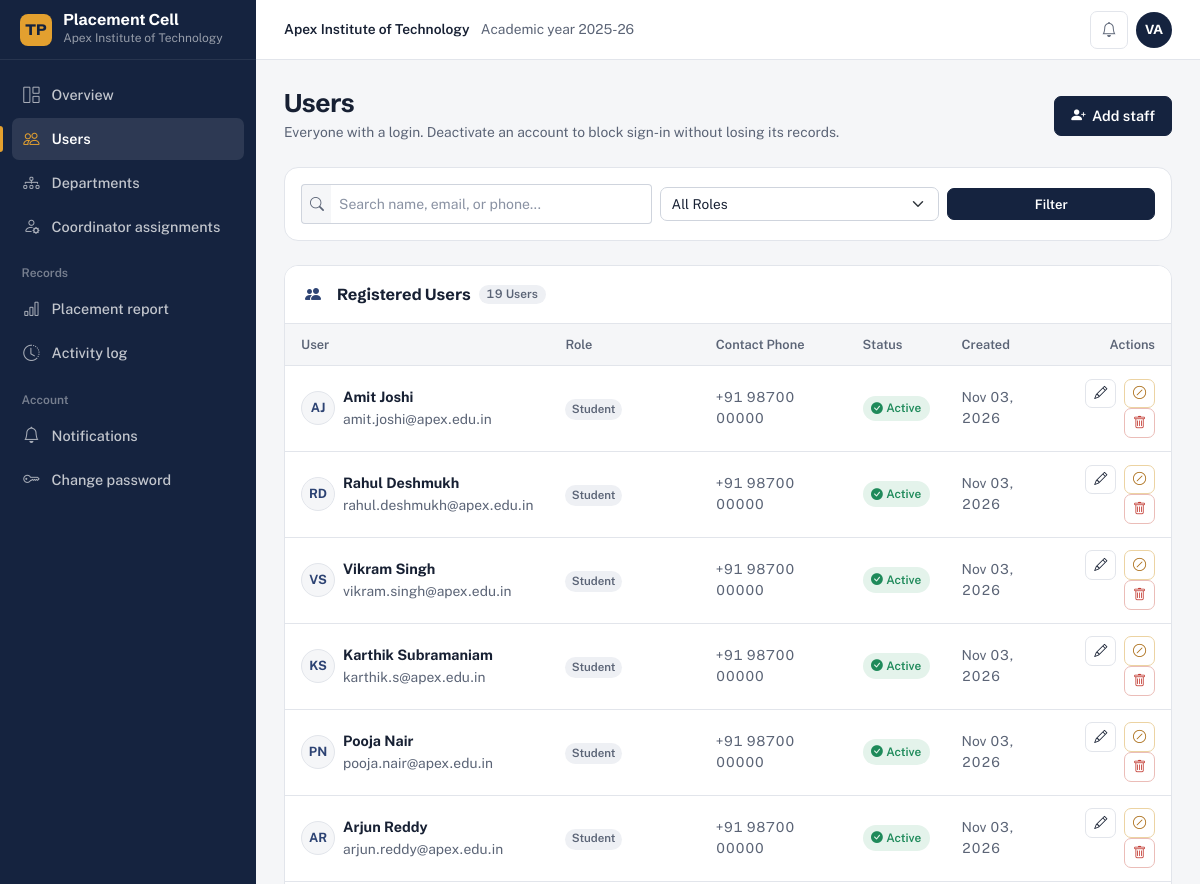
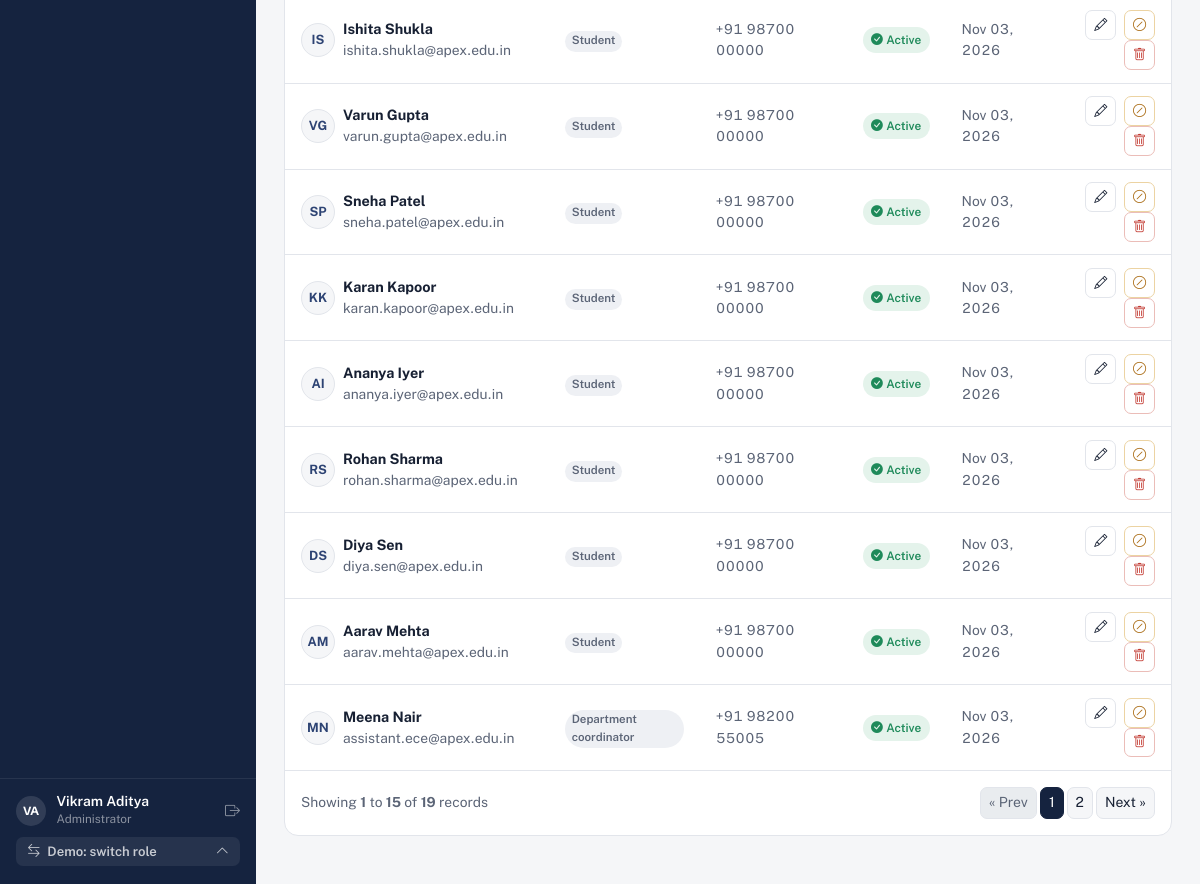
/admin-panel/users/ (signed in), run on an earlier commit of the app's database (2 pictures, top to bottom).
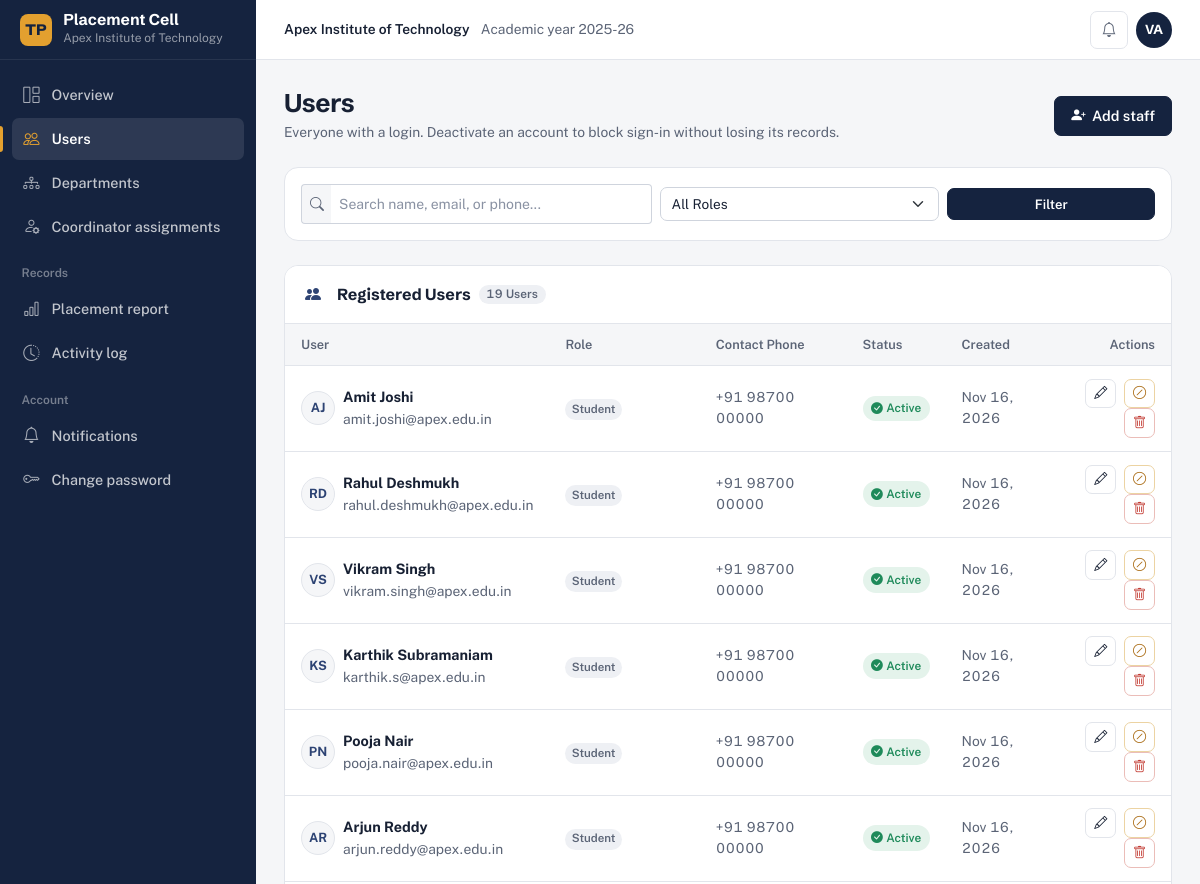
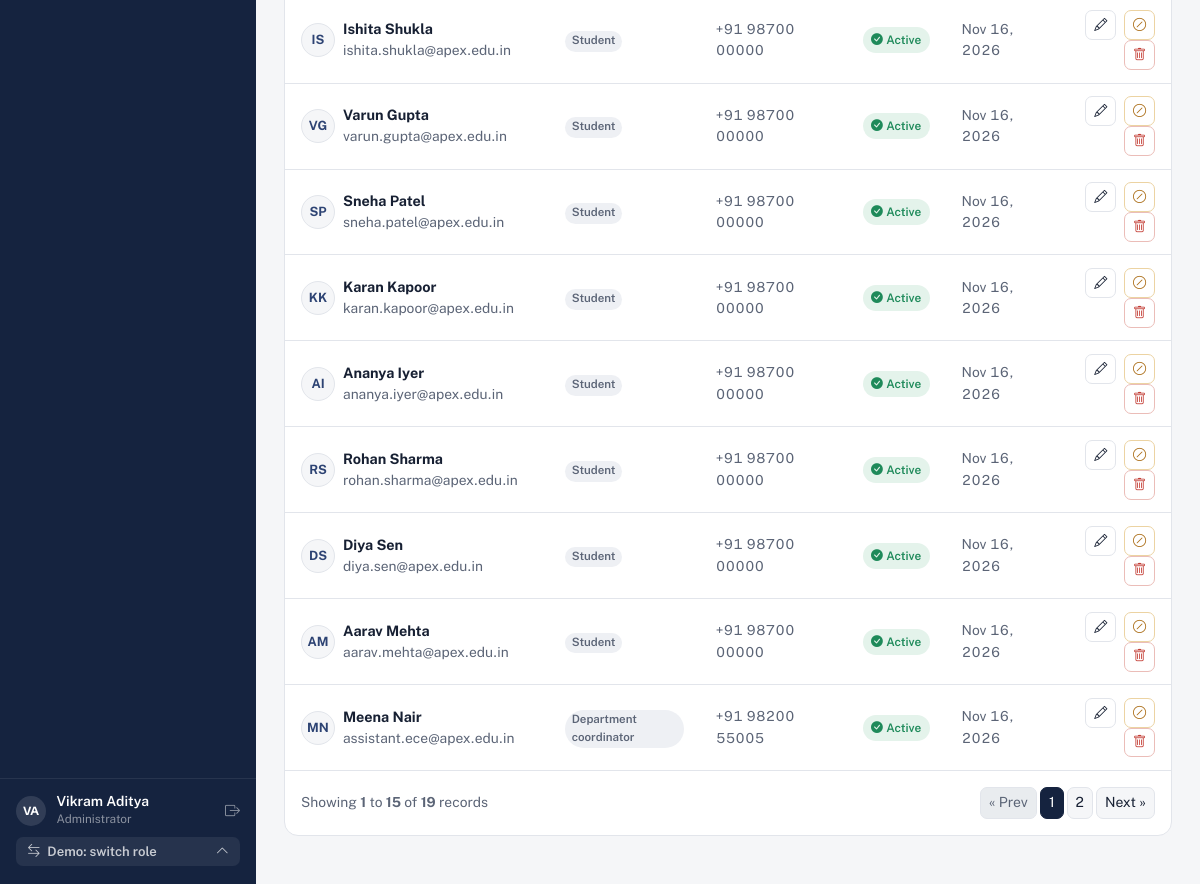
And on a later commit of the database (2 pictures, top to bottom).
### apps/accounts/models.py (models this page shows, shortened)
class User(AbstractBaseUser, PermissionsMixin):
    email = models.EmailField(
        verbose_name='Email Address',
        max_length=255,
        unique=True,
        db_index=True
    )
    first_name = models.CharField(max_length=100)
    last_name = models.CharField(max_length=100)
    role = models.CharField(
        max_length=30,
        choices=UserRole.choices,
        default=UserRole.STUDENT,
        db_index=True
    )
    phone = models.CharField(max_length=20, blank=True, null=True)
    avatar = models.ImageField(upload_to='avatars/', blank=True, null=True)
    is_active = models.BooleanField(default=True)
    is_staff = models.BooleanField(default=False)
    date_joined = models.DateTimeField(default=timezone.now)
    objects = CustomUserManager()
    USERNAME_FIELD = 'email'
    REQUIRED_FIELDS = ['first_name', 'last_name']
    class Meta:
        verbose_name = 'User'
        verbose_name_plural = 'Users'
        ordering = ['-date_joined']
    def get_full_name(self):
        return f"{self.first_name} {self.last_name}".strip()
    @property
    def is_admin(self):
        return self.role == UserRole.ADMIN
    @property
    def is_student(self):
        return self.role == UserRole.STUDENT
    def get_dashboard_url(self):
        if self.role == UserRole.ADMIN:
            return reverse('admin_panel:dashboard')
        elif self.role == UserRole.PRINCIPAL:
            return reverse('principal_panel:dashboard')
        elif self.role == UserRole.TNP_OFFICER:
            return reverse('tpo_panel:dashboard')
        elif self.role == UserRole.TNP_ASSISTANT:
            return reverse('assistant_panel:dashboard')
        elif self.role == UserRole.STUDENT:
            return reverse('student_panel:dashboard')
        return reverse('core:landing')

### apps/accounts/admin_views.py (the view, shortened to what this page needs)
# urls.py: path('users/', admin_views.users_list_view, name='users'),
@admin_required
def users_list_view(request):
    role_filter = request.GET.get('role', '')
    query = request.GET.get('q', '').strip()
    users_qs = User.objects.all().order_by('-date_joined')
    if role_filter:
        users_qs = users_qs.filter(role=role_filter)
    paginator = Paginator(users_qs, 15)
    page_number = request.GET.get('page')
    users = paginator.get_page(page_number)
    return render(request, 'admin_panel/users_list.html', {
        'users': users,
        'selected_role': role_filter,
        'query': query,
        'roles': UserRole.choices,
        'total_count': users_qs.count(),
        'active_nav': 'users'
    })

### apps/core/context_processors.py (called while the page is built)
def unread_notifications_for(user):
    from django.db.models import Q
    from apps.notifications.models import Notification
    return (
        Notification.objects.filter(Q(recipient=user, is_read=False) | Q(recipient__isnull=True, target_role=user.role))
        .exclude(read_by=user)
    )

def tpms_global_context(request):
    unread = 0
    if request.user.is_authenticated:
        try:
            unread = unread_notifications_for(request.user).count()
        except Exception:
            unread = 0
    return {
        'INSTITUTE_NAME': settings.INSTITUTE_NAME,
        'INSTITUTE_SHORT_NAME': settings.INSTITUTE_SHORT_NAME,
        'SYSTEM_NAME': 'Training & Placement Cell',
        'CURRENT_ACADEMIC_YEAR': settings.CURRENT_ACADEMIC_YEAR,
        'UNREAD_NOTIFICATIONS_COUNT': unread,
        'DEMO_MODE': settings.DEMO_MODE,
    }

### templates/admin_panel/users_list.html (shortened to what the changed rows need)
{% extends 'base/dashboard_base.html' %}
{% block content %}
<div class="d-flex justify-content-between align-items-center mb-4 flex-wrap gap-2">
  <div>
    <h1 class="page-title">Users</h1>
  </div>
</div>
<div class="tpms-card">
  <div class="tpms-card-body p-0">
    <div class="tpms-table-container border-0">
      <table class="tpms-table" id="usersTable">
        <thead>
          <tr>
            <th>User</th>
            <th>Role</th>
            <th>Contact Phone</th>
            <th>Status</th>
            <th>Created</th>
            <th class="text-end">Actions</th>
          </tr>
        </thead>
        <tbody>
          {% for u in users %}
            <tr>
              <td>
                <div class="d-flex align-items-center gap-2">
                  <div class="avatar-circle bg-light text-primary border rounded-circle d-flex align-items-center justify-content-center fw-bold" style="width: 34px; height: 34px; font-size: 0.8rem;">
                    {{ u.first_name|slice:":1" }}{{ u.last_name|slice:":1" }}
                  </div>
                  <div>
                    <div class="fw-bold text-dark">{{ u.get_full_name }}</div>
                    <div class="text-muted small">{{ u.email }}</div>
                  </div>
                </div>
              </td>
              <td>
                <span class="role-pill role-{{ u.role|lower }}">{{ u.get_role_display }}</span>
              </td>
              <td class="text-muted small">{{ u.phone|default:"—" }}</td>
              <td>
                {% if u.is_active %}
                  <span class="badge-tpms badge-success-subtle"><i class="bi bi-check-circle-fill"></i> Active</span>
                {% else %}
                  <span class="badge-tpms badge-danger-subtle"><i class="bi bi-x-circle-fill"></i> Deactivated</span>
                {% endif %}
              </td>
              <td class="text-muted small">{{ u.date_joined|date:"M d, Y" }}</td>
              <td class="text-end">
                <a href="{% url 'admin_panel:user_edit' u.id %}" class="btn btn-sm btn-light border py-1 px-2" title="Edit User">
                  <i class="bi bi-pencil"></i>
                </a>
                {% if u.id != request.user.id %}
                  <form method="POST" action="{% url 'admin_panel:user_toggle' u.id %}" class="d-inline">
                    <button type="submit" class="btn btn-sm {% if u.is_active %}btn-outline-warning{% else %}btn-outline-success{% endif %} py-1 px-2 ms-1" title="{% if u.is_active %}Deactivate{% else %}Activate{% endif %}" aria-label="{% if u.is_active %}Deactivate{% else %}Activate{% endif %} {{ u.get_full_name }}">
                      <i class="bi {% if u.is_active %}bi-slash-circle{% else %}bi-check-circle{% endif %}"></i>
                    </button>
                  </form>
                  <button type="button" class="btn btn-sm btn-outline-danger py-1 px-2 ms-1" data-bs-toggle="modal" data-bs-target="#deleteUserModal{{ u.id }}" title="Delete User">
                    <i class="bi bi-trash"></i>
                  </button>
                {% endif %}
              </td>
            </tr>
          {% empty %}
            <tr>
              <td colspan="6" class="text-center py-4 text-muted">No users found matching criteria.</td>
            </tr>
          {% endfor %}
        </tbody>
      </table>
    </div>
  </div>
</div>
{% endblock %}

What changed in the data, as far as the page shows it:
changed User "Amit Joshi": date_joined "Nov 03, 2026" → "Nov 16, 2026"
changed User "Rahul Deshmukh": date_joined "Nov 03, 2026" → "Nov 16, 2026"
changed User "Vikram Singh": date_joined "Nov 03, 2026" → "Nov 16, 2026"
changed User "Karthik Subramaniam": date_joined "Nov 03, 2026" → "Nov 16, 2026"
changed User "Pooja Nair": date_joined "Nov 03, 2026" → "Nov 16, 2026"
changed User "Arjun Reddy": date_joined "Nov 03, 2026" → "Nov 16, 2026"
changed User "Ishita Shukla": date_joined "Nov 03, 2026" → "Nov 16, 2026"
changed User "Varun Gupta": date_joined "Nov 03, 2026" → "Nov 16, 2026"
changed User "Sneha Patel": date_joined "Nov 03, 2026" → "Nov 16, 2026"
changed User "Karan Kapoor": date_joined "Nov 03, 2026" → "Nov 16, 2026"
changed User "Ananya Iyer": date_joined "Nov 03, 2026" → "Nov 16, 2026"
changed User "Rohan Sharma": date_joined "Nov 03, 2026" → "Nov 16, 2026"
changed User "Diya Sen": date_joined "Nov 03, 2026" → "Nov 16, 2026"
changed User "Aarav Mehta": date_joined "Nov 03, 2026" → "Nov 16, 2026"
changed User "Meena Nair": date_joined "Nov 03, 2026" → "Nov 16, 2026"
